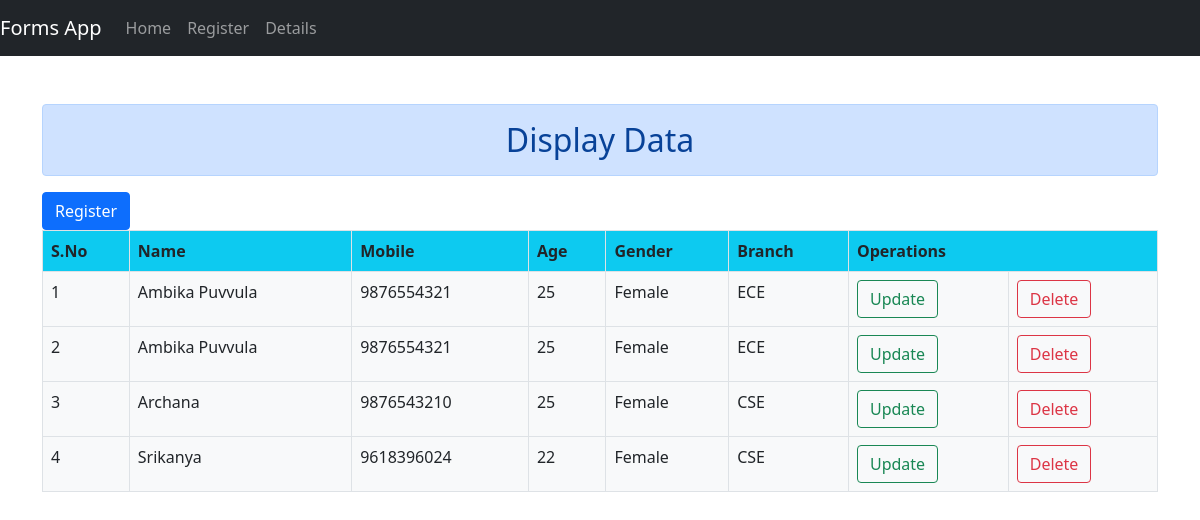
Page /form/details/ on the committed database.
### FormsApp/models.py (models this page shows)
class Register(models.Model):
	genders = [('Female','Female'),
				('Male','Male'),
				('Others','Others')]
	branchs = [('Select','Select'),('ECE','ECE'),('CSE','CSE'),
				('MEC','MEC'),('IT','IT'),('CIVIL','CIVIL')]
	name = models.CharField(max_length=20)
	mobile_no = models.CharField(max_length=10)
	age = models.IntegerField()
	gender = models.CharField(max_length=10,choices=genders,null=True)
	branch = models.CharField(max_length=10,choices=branchs,null=True)

### FormsApp/views.py (the view)
# urls.py: path('details/',views.details,name='details'),
def details(request):
	data = Register.objects.all()
	return render(request,'FormsApp/details.html',{'data':data})

### FormsApp/templates/FormsApp/details.html (shortened to what this page needs)
{% load static %}
<!DOCTYPE html>
<html>
<head>
	<link rel="stylesheet" type="text/css" href="{% static 'css/bootstrap.min.css'%}">
</head>
<body>
	<nav class="navbar navbar-expand-sm bg-dark navbar-dark">
		<a class="navbar-brand" href="#">Forms App</a>
		  <ul class="navbar-nav">
		    <li class="nav-item">
		      <a class="nav-link" href="#">Home</a>
		    </li>
		    <li class="nav-item">
		      <a class="nav-link" href="{% url 'register' %}">Register</a>
		    </li>
		    <li class="nav-item">
		      <a class="nav-link" href="{% url 'details' %}">Details</a>
		    </li>
		  </ul>
	</nav>
	<div class="container mt-5">
		<h2 class="alert alert-primary text-center">Display Data</h2>
		<a href="{% url 'register' %}" class="btn btn-primary btn-md float-md-right">Register</a>
		<table class="table table-bordered table-hover table-stripped bg-light">
			<thead>
				<tr class="bg-info">
					<th>S.No</th>
					<th>Name</th>
					<th>Mobile</th>
					<th>Age</th>
					<th>Gender</th>
					<th>Branch</th>
					<th colspan="2">Operations</th>
				</tr>
				<tbody>
					{% for i in data %}
					<tr>
						<td>{{i.id}}</td>
						<td>{{i.name}}</td>
						<td>{{i.mobile_no}}</td>
						<td>{{i.age}}</td>
						<td>{{i.gender}}</td>
						<td>{{i.branch}}</td>
						<td><a href="" class="btn btn-outline-success">Update</a></td>
						<td><a href="" class="btn btn-outline-danger">Delete</a></td>
					</tr>
					{% endfor %}
				</tbody>
			</thead>
		</table>
	</div>
</body>
</html>

### rows in the picture
Register: id "1", name "Ambika Puvvula", mobile_no "9876554321", age "25", gender "Female", branch "ECE"
Register: id "2", name "Ambika Puvvula", mobile_no "9876554321", age "25", gender "Female", branch "ECE"
Register: id "3", name "Archana", mobile_no "9876543210", age "25", gender "Female", branch "CSE"
Register: id "4", name "Srikanya", mobile_no "9618396024", age "22", gender "Female", branch "CSE"
